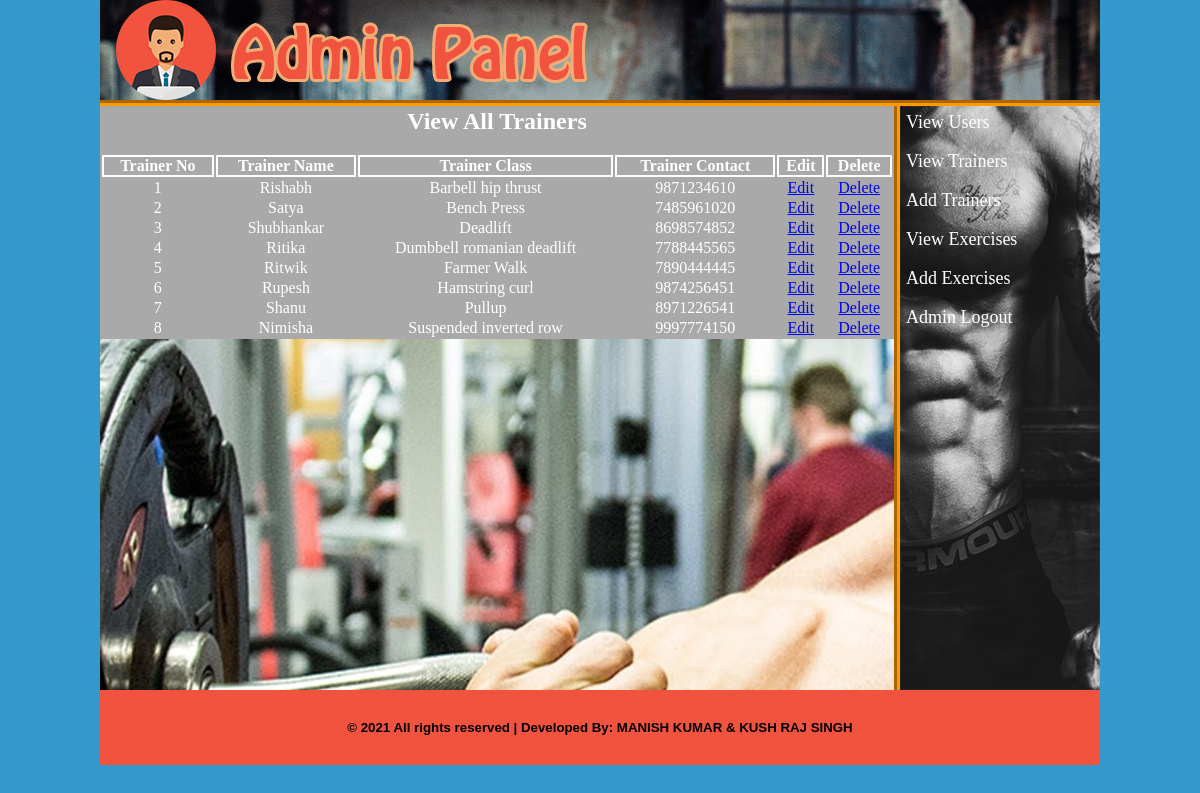
Screenshot of /admin/index.php?view_trainers (signed in) with the database file from the repository.
### tables this page shows
CREATE TABLE `trainer` (
  `tran_id` int(10) NOT NULL,
  `tran_name` varchar(20) NOT NULL,
  `tran_class` varchar(40) NOT NULL,
  `tran_contact` varchar(20) NOT NULL
);

### admin/view_trainers.php (the view, shortened to what this page needs)
<html>
<head>
</head>
<body>
	<?php
		if(isset($_GET['view_trainers'])) {
	?>
	<table align="center" width="794" style="color:white;">
		<tr align="center">
			<td colspan="6"><h2>View All Trainers</h2><br></td>
		</tr>
		<tr>
			<th>Trainer No</th>
			<th>Trainer Name</th>
			<th>Trainer Class</th>
			<th>Trainer Contact</th>
			<th>Edit</th>
			<th>Delete</th>
		</tr>
		<?php
		$i=0;
			$sel_trainer="SELECT * FROM trainer";
			$run_trainer=mysqli_query($con, $sel_trainer);
			while ($row_trainer=mysqli_fetch_array($run_trainer)) {
				$tran_id=$row_trainer['tran_id'];
				$tran_name=$row_trainer['tran_name'];
				$tran_class=$row_trainer['tran_class'];
				$tran_contact=$row_trainer['tran_contact'];
				$i++;
		?>
		<tr align="center">
			<td><?php echo $i; ?></td>
			<td><?php echo $tran_name; ?></td>
			<td><?php echo $tran_class; ?></td>
			<td><?php echo $tran_contact; ?></td>
			<td><a href="index.php?edit_tran=<?php echo $tran_id; ?>">Edit</a></td>
			<td><a href="index.php?delete_tran=<?php echo $tran_id; ?>">Delete</a></td>
		</tr>
		<?php } ?>
	</table>
	<?php }
	?>
</body>
</html>

### admin/styles/style.css (style rules this page uses)
html, body, div, span, applet, object, iframe, h1, h2, h3, h4, h5, h6, p, blockquote, pre, a, abbr, acronym, address, big, cite, code, del, dfn, em, img, ins, kbd, q, s, samp, small, strike, strong, sub, sup, tt, var, b, u, i, center, dl, dt, dd, ol, ul, li, fieldset, form, label, legend, table, caption, tbody, tfoot, thead, tr, th, td, article, aside, canvas, details, embed, figure, figcaption, footer, header, hgroup, menu, nav, output, ruby, section, summary, time, mark, audio, video { margin: 0; padding: 0; border: 0; vertical-align: baseline; }
body { background-color: #39C; background-repeat: no-repeat; }

### admin/view_trainers.php (style rules this page uses)
table { background-color: darkgrey; }
tr,th { border: 2px solid white; }

### rows the page displays
trainer: tran_name "Rishabh", tran_class "Barbell hip thrust", tran_contact "9871234610"
trainer: tran_name "Satya", tran_class "Bench Press", tran_contact "7485961020"
trainer: tran_name "Shubhankar", tran_class "Deadlift", tran_contact "8698574852"
trainer: tran_name "Ritika", tran_class "Dumbbell romanian deadlift", tran_contact "7788445565"
trainer: tran_name "Ritwik", tran_class "Farmer Walk", tran_contact "7890444445"
trainer: tran_name "Rupesh", tran_class "Hamstring curl", tran_contact "9874256451"
trainer: tran_name "Shanu", tran_class "Pullup", tran_contact "8971226541"
trainer: tran_name "Nimisha", tran_class "Suspended inverted row", tran_contact "9997774150"
